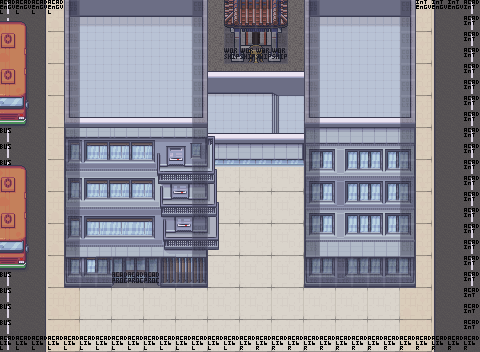

Tiled map render using the project's own tile images. Description and the map definition, with tile-layer contents summarised, below:
An orthogonal 30x22 tile map with 16x16 px tiles, 8 tile layers (terrain, 圖塊層 8, 圖塊層 5, building, ...), 3 tilesets.

<map version="1.10" tiledversion="1.10.1" orientation="orthogonal" renderorder="right-down" width="30" height="22" tilewidth="16" tileheight="16" infinite="0" nextlayerid="10" nextobjectid="1">
 <tileset firstgid="1" source="../tilesets/Modern_Exteriors_Complete_Tileset.tsx" />
 <tileset firstgid="41713" source="../tilesets/event_tileset.tsx" />
 <tileset firstgid="42113" source="../tilesets/GuttyKreum_ZenGarden_v2.tsx" />
 <layer id="1" name="terrain" width="30" height="22">
  <data>[660 cells, 660 non-empty, 13 distinct tile ids]</data>
 </layer>
 <layer id="9" name="圖塊層 8" width="30" height="22">
  <data>[660 cells, 44 non-empty, 30 distinct tile ids]</data>
 </layer>
 <layer id="6" name="圖塊層 5" width="30" height="22">
  <data>[660 cells, 44 non-empty, 19 distinct tile ids]</data>
 </layer>
 <layer id="5" name="building" width="30" height="22">
  <data>[660 cells, 298 non-empty, 198 distinct tile ids]</data>
 </layer>
 <objectgroup id="2" name="playerLayer" />
 <layer id="7" name="top" width="30" height="22">
  <data>[660 cells, 42 non-empty, 19 distinct tile ids]</data>
 </layer>
 <layer id="8" name="top2" width="30" height="22">
  <data>[660 cells, 8 non-empty, 8 distinct tile ids]</data>
 </layer>
 <layer id="3" name="obj" width="30" height="22">
  <data>[660 cells, 72 non-empty, 8 distinct tile ids]</data>
 </layer>
 <layer id="4" name="collision" width="30" height="22" opacity="0.5">
  <data>[660 cells, 110 non-empty, 1 distinct tile ids]</data>
 </layer>
</map>